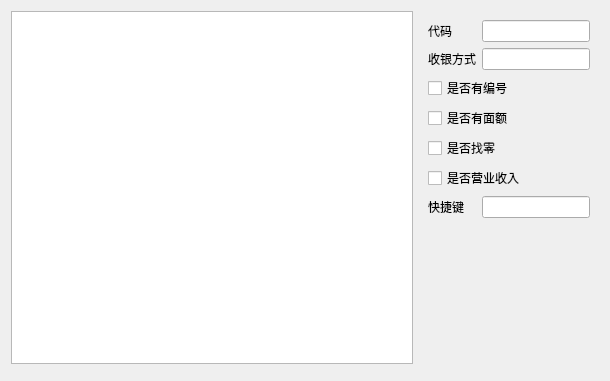
<?xml version="1.0" encoding="UTF-8"?>
<ui version="4.0">
 <class>w_bt_dish_paymode_dialog</class>
 <widget class="QDialog" name="w_bt_dish_paymode_dialog">
  <property name="geometry">
   <rect>
    <x>0</x>
    <y>0</y>
    <width>610</width>
    <height>381</height>
   </rect>
  </property>
  <property name="windowTitle">
   <string>Dialog</string>
  </property>
  <layout class="QVBoxLayout" name="verticalLayout_2">
   <item>
    <layout class="QHBoxLayout" name="horizontalLayout" stretch="2,0">
     <item>
      <widget class="lds_tableView" name="tableView"/>
     </item>
     <item>
      <layout class="QVBoxLayout" name="verticalLayout">
       <item>
        <widget class="QFrame" name="frame">
         <layout class="QGridLayout" name="gridLayout">
          <item row="1" column="1">
           <widget class="QLineEdit" name="lineEdit_vch_paymodename"/>
          </item>
          <item row="5" column="0" colspan="2">
           <widget class="lds_CheckBox" name="checkBox_ch_incomeflag">
            <property name="layoutDirection">
             <enum>Qt::LeftToRight</enum>
            </property>
            <property name="text">
             <string>是否营业收入</string>
            </property>
            <property name="tristate">
             <bool>false</bool>
            </property>
           </widget>
          </item>
          <item row="0" column="0">
           <widget class="QLabel" name="label">
            <property name="text">
             <string>代码</string>
            </property>
           </widget>
          </item>
          <item row="4" column="0" colspan="2">
           <widget class="lds_CheckBox" name="checkBox_ch_changeflag">
            <property name="layoutDirection">
             <enum>Qt::LeftToRight</enum>
            </property>
            <property name="text">
             <string>是否找零</string>
            </property>
            <property name="tristate">
             <bool>false</bool>
            </property>
           </widget>
          </item>
          <item row="3" column="0" colspan="2">
           <widget class="lds_CheckBox" name="checkBox_ch_faceflag">
            <property name="layoutDirection">
             <enum>Qt::LeftToRight</enum>
            </property>
            <property name="text">
             <string>是否有面额</string>
            </property>
            <property name="tristate">
             <bool>false</bool>
            </property>
           </widget>
          </item>
          <item row="2" column="0" colspan="2">
           <widget class="lds_CheckBox" name="checkBox_ch_idflag">
            <property name="layoutDirection">
             <enum>Qt::LeftToRight</enum>
            </property>
            <property name="text">
             <string>是否有编号</string>
            </property>
            <property name="tristate">
             <bool>false</bool>
            </property>
           </widget>
          </item>
          <item row="1" column="0">
           <widget class="QLabel" name="label_2">
            <property name="text">
             <string>收银方式</string>
            </property>
           </widget>
          </item>
          <item row="0" column="1">
           <widget class="QLineEdit" name="lineEdit_ch_paymodeno"/>
          </item>
          <item row="6" column="0">
           <widget class="QLabel" name="label_7">
            <property name="text">
             <string>快捷键</string>
            </property>
           </widget>
          </item>
          <item row="6" column="1">
           <widget class="QLineEdit" name="lineEdit_ch_key"/>
          </item>
         </layout>
        </widget>
       </item>
       <item>
        <spacer name="verticalSpacer">
         <property name="orientation">
          <enum>Qt::Vertical</enum>
         </property>
         <property name="sizeHint" stdset="0">
          <size>
           <width>20</width>
           <height>40</height>
          </size>
         </property>
        </spacer>
       </item>
      </layout>
     </item>
    </layout>
   </item>
   <item>
    <widget class="lds_toolbar" name="widget"/>
   </item>
  </layout>
 </widget>
 <customwidgets>
  <customwidget>
   <class>lds_toolbar</class>
   <extends>QFrame</extends>
   <header>lds_toolbar.h</header>
   <container>1</container>
  </customwidget>
  <customwidget>
   <class>lds_CheckBox</class>
   <extends>QCheckBox</extends>
   <header>lds_checkbox.h</header>
  </customwidget>
  <customwidget>
   <class>lds_tableView</class>
   <extends>QTableView</extends>
   <header>lds_tableview.h</header>
  </customwidget>
 </customwidgets>
 <resources/>
 <connections/>
</ui>
